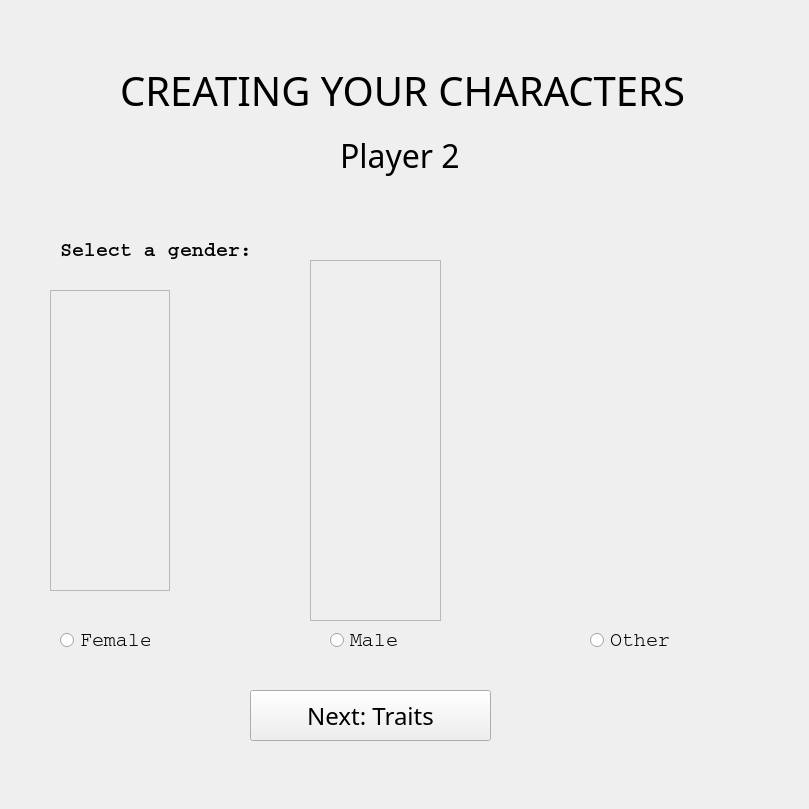
    <widget class="QWidget" name="page_3_gender2">
     <widget class="QWidget" name="widget_4" native="true">
      <property name="geometry">
       <rect>
        <x>0</x>
        <y>0</y>
        <width>800</width>
        <height>800</height>
       </rect>
      </property>
      <property name="font">
       <font>
        <pointsize>10</pointsize>
       </font>
      </property>
      <property name="styleSheet">
       <string notr="true">color: rgb(245, 246, 247);</string>
      </property>
      <widget class="QRadioButton" name="radioButton_7">
       <property name="geometry">
        <rect>
         <x>60</x>
         <y>630</y>
         <width>90</width>
         <height>20</height>
        </rect>
       </property>
       <property name="font">
        <font>
         <family>Courier</family>
         <pointsize>15</pointsize>
        </font>
       </property>
       <property name="styleSheet">
        <string notr="true">color: rgb(0, 0, 0);</string>
       </property>
       <property name="text">
        <string>Female</string>
       </property>
      </widget>
      <widget class="QRadioButton" name="radioButton_8">
       <property name="geometry">
        <rect>
         <x>330</x>
         <y>630</y>
         <width>90</width>
         <height>20</height>
        </rect>
       </property>
       <property name="font">
        <font>
         <family>Courier</family>
         <pointsize>15</pointsize>
        </font>
       </property>
       <property name="styleSheet">
        <string notr="true">color: rgb(0, 0, 0);</string>
       </property>
       <property name="text">
        <string>Male</string>
       </property>
      </widget>
      <widget class="QRadioButton" name="radioButton_9">
       <property name="geometry">
        <rect>
         <x>590</x>
         <y>630</y>
         <width>90</width>
         <height>20</height>
        </rect>
       </property>
       <property name="font">
        <font>
         <family>Courier</family>
         <pointsize>15</pointsize>
        </font>
       </property>
       <property name="styleSheet">
        <string notr="true">color: rgb(0, 0, 0);</string>
       </property>
       <property name="text">
        <string>Other</string>
       </property>
      </widget>
      <widget class="QLabel" name="label_6">
       <property name="geometry">
        <rect>
         <x>120</x>
         <y>70</y>
         <width>611</width>
         <height>41</height>
        </rect>
       </property>
       <property name="font">
        <font>
         <family>Bell MT</family>
         <pointsize>30</pointsize>
        </font>
       </property>
       <property name="styleSheet">
        <string notr="true">color: rgb(0, 0, 0);</string>
       </property>
       <property name="text">
        <string>CREATING YOUR CHARACTERS</string>
       </property>
      </widget>
      <widget class="QLabel" name="label_7">
       <property name="geometry">
        <rect>
         <x>340</x>
         <y>120</y>
         <width>181</width>
         <height>71</height>
        </rect>
       </property>
       <property name="font">
        <font>
         <family>OCR A Extended</family>
         <pointsize>24</pointsize>
        </font>
       </property>
       <property name="styleSheet">
        <string notr="true">color: rgb(0, 0, 0);</string>
       </property>
       <property name="text">
        <string>Player 2</string>
       </property>
      </widget>
      <widget class="QLabel" name="label_8">
       <property name="geometry">
        <rect>
         <x>60</x>
         <y>230</y>
         <width>201</width>
         <height>41</height>
        </rect>
       </property>
       <property name="font">
        <font>
         <family>Courier</family>
         <pointsize>15</pointsize>
         <italic>false</italic>
         <bold>true</bold>
        </font>
       </property>
       <property name="styleSheet">
        <string notr="true">color: rgb(0, 0, 0);</string>
       </property>
       <property name="text">
        <string>Select a gender:</string>
       </property>
      </widget>
      <widget class="QPushButton" name="pushButton_5">
       <property name="geometry">
        <rect>
         <x>250</x>
         <y>690</y>
         <width>241</width>
         <height>51</height>
        </rect>
       </property>
       <property name="font">
        <font>
         <family>OCR A Extended</family>
         <pointsize>18</pointsize>
        </font>
       </property>
       <property name="styleSheet">
        <string notr="true">color: rgb(0, 0, 0);</string>
       </property>
       <property name="text">
        <string>Next: Traits</string>
       </property>
       <property name="checkable">
        <bool>false</bool>
       </property>
      </widget>
      <widget class="QFrame" name="frame">
       <property name="geometry">
        <rect>
         <x>50</x>
         <y>290</y>
         <width>120</width>
         <height>301</height>
        </rect>
       </property>
       <property name="styleSheet">
        <string notr="true">image: url(:/gender1.png);</string>
       </property>
       <property name="frameShape">
        <enum>QFrame::StyledPanel</enum>
       </property>
       <property name="frameShadow">
        <enum>QFrame::Raised</enum>
       </property>
      </widget>
      <widget class="QFrame" name="frame_2">
       <property name="geometry">
        <rect>
         <x>310</x>
         <y>260</y>
         <width>131</width>
         <height>361</height>
        </rect>
       </property>
       <property name="styleSheet">
        <string notr="true">image: url(:/gender2.png);</string>
       </property>
       <property name="frameShape">
        <enum>QFrame::StyledPanel</enum>
       </property>
       <property name="frameShadow">
        <enum>QFrame::Raised</enum>
       </property>
      </widget>
     </widget>
    </widget>
